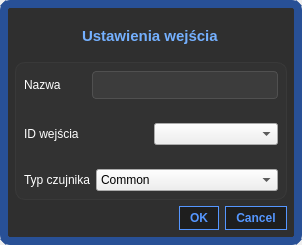
<?xml version="1.0" encoding="UTF-8"?>
<ui version="4.0">
 <class>InputEditDialog</class>
 <widget class="QDialog" name="InputEditDialog">
  <property name="geometry">
   <rect>
    <x>0</x>
    <y>0</y>
    <width>302</width>
    <height>245</height>
   </rect>
  </property>
  <property name="windowTitle">
   <string>Dialog</string>
  </property>
  <property name="styleSheet">
   <string notr="true">QLabel {
	color:white;
	font-size:12px;
}

QLabel::disabled{
	color: rgb(171, 171, 171);
	font-size:12px;
}
QCheckBox {
	color:white;
	font-weight:500;
}
QCheckBox::indicator:unchecked {
	background-color:rgb(255, 255, 255);
	border: 2px solid rgb(45, 45, 45);
	border-radius: 3px;
	width: 11px;
	height: 11px;
}

QCheckBox::indicator:checked {
	background-color:rgb(50, 167, 24);
	border: 2px solid rgb(45, 45, 45);
	border-radius: 3px;
	width: 11px;
	height: 11px;
}

QCheckBox::disabled {
	color:rgb(171, 171, 171);
}
QPushButton {
	background-color: rgb(30, 30, 30);
	border: 1px solid rgb(85, 150, 255);
	color: rgb(85, 150, 255);
	padding: 4px 10px;
	font: 75 10pt &quot;Segoe UI&quot;;
	font-weight: 500;
}
QPushButton::hover {
	background-color: rgb(85, 150, 255);
	border: 1px solid rgb(30, 30, 30);
	font: 75 10pt &quot;Segoe UI&quot;;
	color: rgb(30, 30, 30);
	border-radius:5px;
	font-weight: 500;
}

QPushButton::disabled {
	color:rgb(30, 47, 103);
	background-color:rgb(85, 106, 132);
	border: 1px solid rgb(7, 23, 59);
	border-radius: 10px;
	font-size: 14px;
}

QLineEdit::disabled {
	background-color: rgb(181, 181, 181);
}
QLineEdit::enabled {
	font-size: 11px;
	padding: 5px 10px;
	border: 1px solid rgb(80, 80, 80);
	border-radius: 4px;
	background-color:  rgb(60,60,60);
	color: rgb(200, 200, 200);
}

QLineEdit::hover {
	border: 1px solid rgb(120, 120, 120);
	border-radius: 4px;
	background-color:  rgb(80,80,80);
}

QLineEdit::focus {
	border: 1px solid rgb(100, 100, 100);
	border-radius: 4px;
	background-color:  rgb(70,70,70);
}

#widgetEditDialog {
	border: 8px solid rgb(40, 80, 150);
	background-color: rgb(47, 47, 47);
	border-radius: 10px;
}

#widgetEditDialog2 {
	border: 1px solid rgb(57, 57, 57);
	background-color: rgb(50, 50, 50);
	border-radius: 10px;
}
</string>
  </property>
  <layout class="QVBoxLayout" name="verticalLayout">
   <property name="spacing">
    <number>0</number>
   </property>
   <property name="leftMargin">
    <number>0</number>
   </property>
   <property name="topMargin">
    <number>0</number>
   </property>
   <property name="rightMargin">
    <number>0</number>
   </property>
   <property name="bottomMargin">
    <number>0</number>
   </property>
   <item>
    <widget class="QWidget" name="widgetEditDialog" native="true">
     <layout class="QVBoxLayout" name="verticalLayout_3">
      <property name="leftMargin">
       <number>15</number>
      </property>
      <property name="topMargin">
       <number>15</number>
      </property>
      <property name="rightMargin">
       <number>15</number>
      </property>
      <property name="bottomMargin">
       <number>15</number>
      </property>
      <item alignment="Qt::AlignHCenter">
       <widget class="QLabel" name="label_4">
        <property name="styleSheet">
         <string notr="true">padding: 6px;
color: rgb(116, 176, 255);
font-size:15px;
font-weight:500;</string>
        </property>
        <property name="text">
         <string>Ustawienia wejścia</string>
        </property>
       </widget>
      </item>
      <item>
       <widget class="QWidget" name="widgetEditDialog2" native="true">
        <layout class="QVBoxLayout" name="verticalLayout_2">
         <property name="leftMargin">
          <number>0</number>
         </property>
         <property name="topMargin">
          <number>0</number>
         </property>
         <property name="rightMargin">
          <number>0</number>
         </property>
         <property name="bottomMargin">
          <number>0</number>
         </property>
         <item>
          <widget class="QWidget" name="widget_2" native="true">
           <layout class="QHBoxLayout" name="horizontalLayout" stretch="1,3">
            <item>
             <widget class="QLabel" name="label">
              <property name="text">
               <string>Nazwa</string>
              </property>
             </widget>
            </item>
            <item>
             <widget class="QLineEdit" name="nameLineEdit"/>
            </item>
           </layout>
          </widget>
         </item>
         <item>
          <widget class="QWidget" name="widget_3" native="true">
           <layout class="QHBoxLayout" name="horizontalLayout_2" stretch="0,0">
            <item alignment="Qt::AlignLeft">
             <widget class="QLabel" name="label_2">
              <property name="text">
               <string>ID wejścia</string>
              </property>
             </widget>
            </item>
            <item>
             <widget class="QComboBox" name="idComboBox">
              <property name="sizePolicy">
               <sizepolicy hsizetype="Preferred" vsizetype="Fixed">
                <horstretch>0</horstretch>
                <verstretch>0</verstretch>
               </sizepolicy>
              </property>
              <property name="currentIndex">
               <number>-1</number>
              </property>
             </widget>
            </item>
           </layout>
          </widget>
         </item>
         <item>
          <widget class="QWidget" name="widget_4" native="true">
           <layout class="QHBoxLayout" name="horizontalLayout_3" stretch="1,3">
            <item>
             <widget class="QLabel" name="label_3">
              <property name="text">
               <string>Typ czujnika</string>
              </property>
             </widget>
            </item>
            <item>
             <widget class="QComboBox" name="typeComboBox">
              <item>
               <property name="text">
                <string>Common</string>
               </property>
              </item>
              <item>
               <property name="text">
                <string>PIR</string>
               </property>
              </item>
              <item>
               <property name="text">
                <string>TEMP_LOW</string>
               </property>
              </item>
              <item>
               <property name="text">
                <string>TEMP_HIGH</string>
               </property>
              </item>
              <item>
               <property name="text">
                <string>KONTAKTRON</string>
               </property>
              </item>
             </widget>
            </item>
           </layout>
          </widget>
         </item>
        </layout>
       </widget>
      </item>
      <item>
       <widget class="QDialogButtonBox" name="buttonBox">
        <property name="orientation">
         <enum>Qt::Horizontal</enum>
        </property>
        <property name="standardButtons">
         <set>QDialogButtonBox::Cancel|QDialogButtonBox::Ok</set>
        </property>
       </widget>
      </item>
     </layout>
    </widget>
   </item>
  </layout>
 </widget>
 <resources/>
 <connections>
  <connection>
   <sender>buttonBox</sender>
   <signal>accepted()</signal>
   <receiver>InputEditDialog</receiver>
   <slot>accept()</slot>
   <hints>
    <hint type="sourcelabel">
     <x>248</x>
     <y>254</y>
    </hint>
    <hint type="destinationlabel">
     <x>157</x>
     <y>274</y>
    </hint>
   </hints>
  </connection>
  <connection>
   <sender>buttonBox</sender>
   <signal>rejected()</signal>
   <receiver>InputEditDialog</receiver>
   <slot>reject()</slot>
   <hints>
    <hint type="sourcelabel">
     <x>316</x>
     <y>260</y>
    </hint>
    <hint type="destinationlabel">
     <x>286</x>
     <y>274</y>
    </hint>
   </hints>
  </connection>
 </connections>
</ui>
